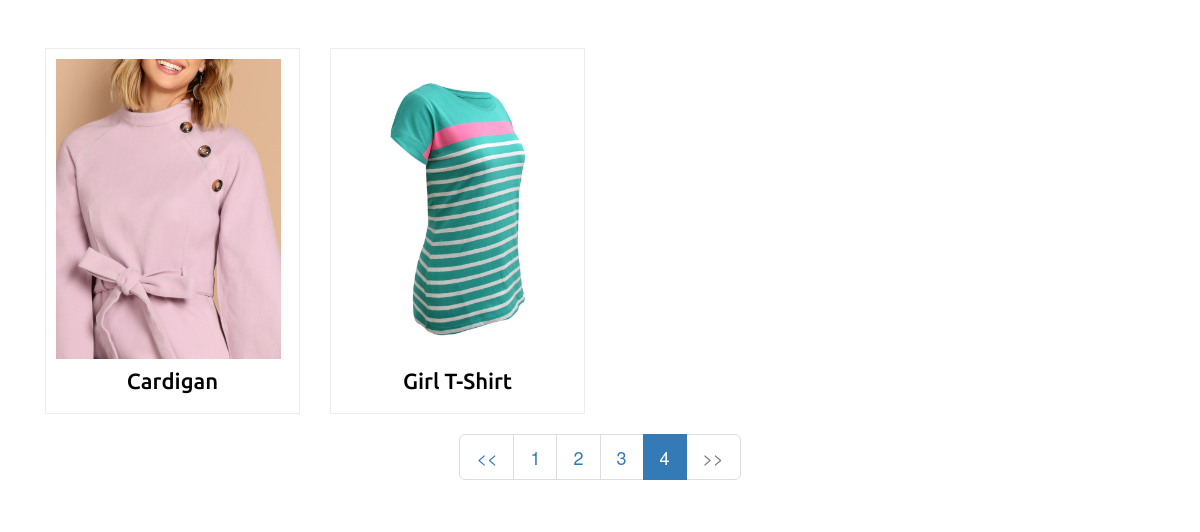
/php/index.php?page=4, run on the app's committed database.
### tables this page shows
CREATE TABLE `products` (
  `pid` int(10) NOT NULL,
  `ptitle` varchar(255) NOT NULL,
  `pdesc` text NOT NULL,
  `pcost` decimal(9,2) NOT NULL,
  `psell` decimal(9,2) NOT NULL,
  `pimg` text NOT NULL,
  `visibility` enum('visible','hidden') NOT NULL DEFAULT 'visible',
  `date_added` timestamp NOT NULL DEFAULT CURRENT_TIMESTAMP
);

### php/lib/library.php (called while the page is built, shortened)
<?php
	class database extends img
	{
		public $conn;
		public function __construct(){
			$this->conn=mysqli_connect(HOST,USER,PASS,DB) or die("error in connectivity");
		}
		private function fire(){
			$qry=$this->createquery();
			$res=mysqli_query($this->conn,$qry);
			return $res;
		}
		private function createquery(){
			$fqry="";
			if(isset($_SESSION['query']))
				$fqry.=$_SESSION['query'];
			if(isset($_SESSION['where']))
				$fqry.=$_SESSION['where'];
			return $fqry;
		}
		private function makestring($condi,$sym,$cop)
		{
			if(is_array($condi))
			{
				$qstr="";
				$i=0;
				foreach($condi as $k=>$v)
				{
					if($i==count($condi)-1)
					{
						if(is_int($v) || is_float($v))
							$qstr.=" ".$k.$cop.mysqli_real_escape_string($this->conn,$v)."";
						else
							$qstr.=" ".$k.$cop."'".mysqli_real_escape_string($this->conn,$v)."'";
					}
					else
					{
						if(is_int($v) || is_float($v))
							$qstr.=" ".$k.$cop.mysqli_real_escape_string($this->conn,$v)." ".$sym;
						else
							$qstr.=" ".$k.$cop."'".mysqli_real_escape_string($this->conn,$v)."' ".$sym;
					}
					$i++;
				}
			}
			else
			{
				$qstr=$condi;
			}
			return $qstr;
		}
		public function get_where($tab,$data,$sym="",$op=""){
			$r=$this->fire();
			$af=mysqli_affected_rows($this->conn);
			if($af>0){
				$ret['data']=$r;
				$ret['num_rec']=mysqli_num_rows($r);
				$ret['msg']="successfully got all the data";
				$ret['status']=true;
				$ret['err']=0;
			}
			else{
				$ret['data']=0;
				$ret['err']=mysqli_error($this->conn);
				$ret['msg']="failed to get data";
				$ret['status']=false;
				$ret['num_rec']=0;
			}
			$ret['aff_rows']=$af;
			$ret['query']=$_SESSION['fq'];
			return $ret;
		}
		public function limit_where($tab,$data,$sym,$op,$s,$e){
			$r=$this->fire();
			$af=mysqli_affected_rows($this->conn);
			if($af>0){
				$ret['data']=$r;
				$ret['num_rec']=mysqli_num_rows($r);
				$ret['msg']="successfully got all the data";
				$ret['status']=true;
				$ret['err']=0;
			}
			else{
				$ret['data']=0;
				$ret['err']=mysqli_error($this->conn);
				$ret['msg']="failed to get data";
				$ret['status']=false;
				$ret['num_rec']=0;
			}
			$ret['aff_rows']=$af;
			$ret['query']=$_SESSION['fq'];
			return $ret;
		}
	}
?>

### php/index.php (the view, shortened to what this page needs)
<?php
	require_once("lib/library.php");
	$ob=new database();
	$limit=4;
    if (isset($_GET["page"])){
		$page=$_GET["page"];
    }else{
		$page=1;
    }
    $start_from=($page-1)*$limit;
	$getpro=$ob->limit_where("products",array("visibility"=>"visible"),"and","=",$start_from,$limit);
	$num=$ob->get_where("products",array("visibility"=>"visible"),",","=")['num_rec'];
	$total=ceil($num/$limit);
?>
<!doctype html>
<html>
	<head>
		<link rel="stylesheet" href="https://maxcdn.bootstrapcdn.com/bootstrap/3.4.0/css/bootstrap.min.css">
		<link href="css/style.css" rel="stylesheet" />
	</head>
	<body>
		<div class="container">
			<div class="product-row">
			<?php
				if($getpro['aff_rows']>0){
					while($f=mysqli_fetch_array($getpro['data'])){
						$img=explode(",",$f['pimg']);
						?>
				<div class="col-sm-3">
					<div class="mid-item">
						<div class="pro-img">
							<img src="images/<?php echo $img[0];?>" class="img-responsive" />
						</div>
						<div class="pro-text">
							<h4><a href="product_single.php?pro_id=<?php echo $f[0] ?>"><?php echo $f[1] ?></a></h4>
						</div>
					</div>
				</div>
						<?php
					}
				}else{
					echo "<h3>No products to show</h3>";
				}
			?>
				<div class="clearfix"></div>
			</div>
			<div class="text-center">
				<ul class="pagination pagination-lg">
				<?php
					if($page>1 && $page=$total)
						echo '<li><a href="index.php?page='.($page-1).'">&lt;&lt;</a></li>';
					else
						echo '<li class="disabled"><a>&lt;&lt;</a></li>';
					for($i=1;$i<=$total;$i++){
						if($i==$page){
							echo '<li class="active"><a href="index.php?page='.$i.'">'.$i.'</a></li>';
						}else{
							echo '<li><a href="index.php?page='.$i.'">'.$i.'</a></li>';
						}
					}
					if($page<$total && $page>=1)
						echo '<li><a href="index.php?page='.($page+1).'">&gt;&gt;</a></li>';
					else
						echo '<li class="disabled"><a>&gt;&gt;</a></li>';
				?>
				</ul>
			</div>
		</div>
	</body>
</html>

### php/css/style.css (style rules this page uses)
.product-row { padding-top:2em; }
.mid-item { position: relative; border: 1px solid #EFECEC; padding: 10px; }
.pro-img img { height:300px; }
.pro-text h4 { text-align:center; }
.pro-text h4 a { color:#000; font-family: 'Ubuntu', sans-serif; font-size:22px; text-transform:capitalize; text-decoration:none; margin-bottom:0px; }
.container { padding-top:20px; }

### data on the page
products: pimg (picture), ptitle "Cardigan"
products: pimg (picture), ptitle "Girl T-Shirt"
